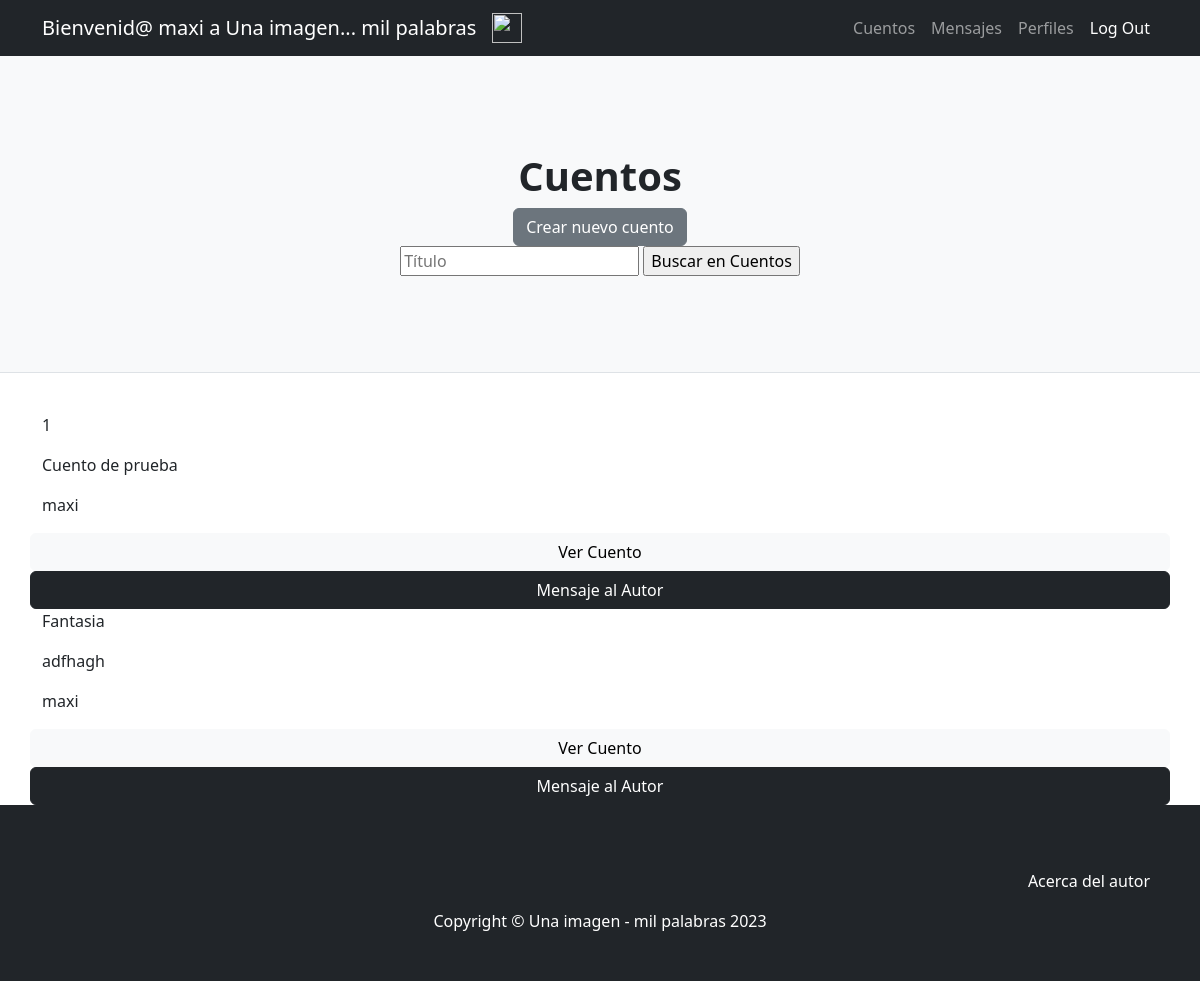
The app's page /AppCuentos/ (signed in), older data.
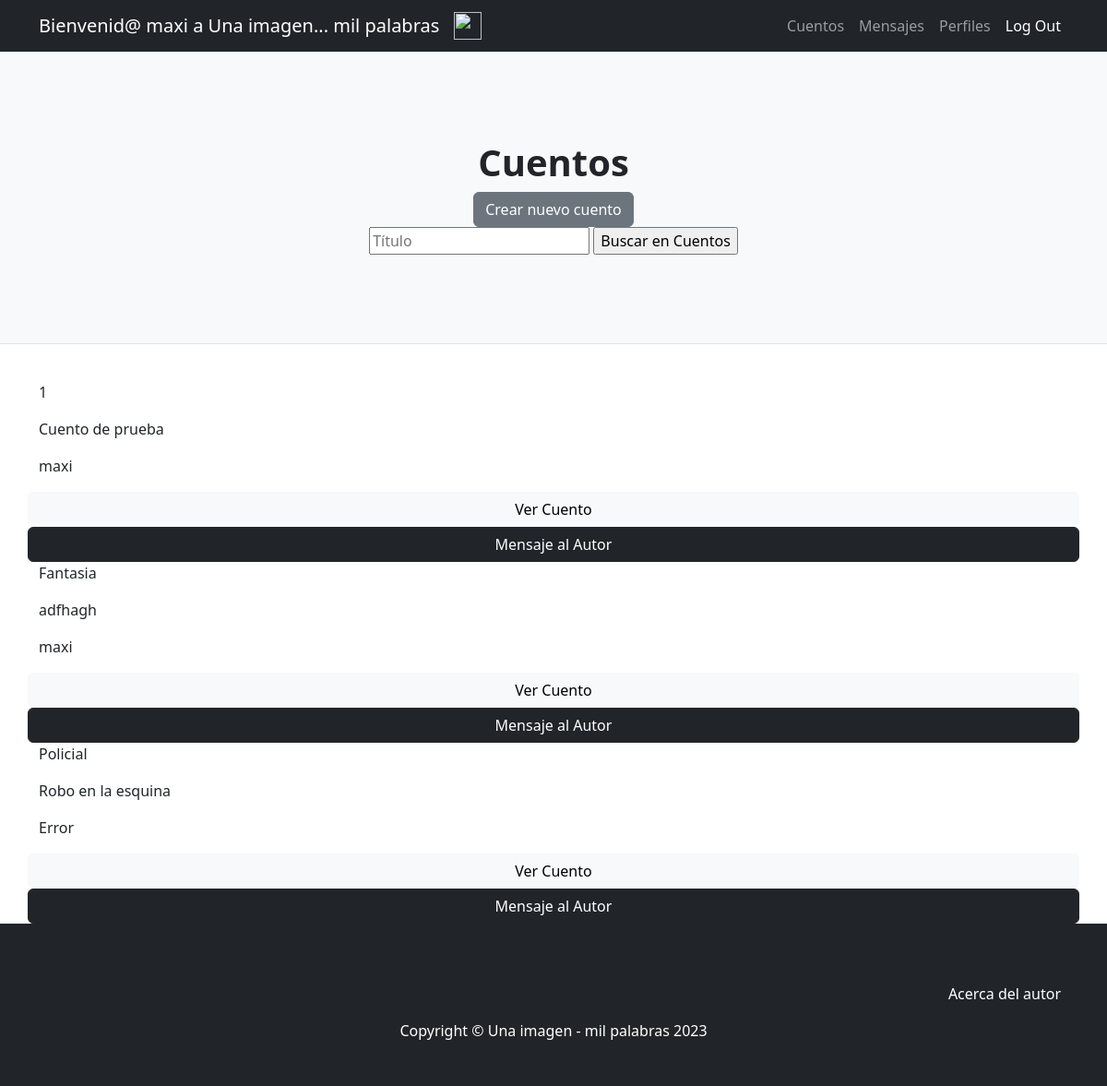
The same page, newer data.
### AppCuentos/models.py (models this page shows, shortened)
class Cuento(models.Model):
    fecha=models.DateField()
    categoria=models.CharField(max_length=20)
    titulo=models.CharField(max_length=50, unique=True)
    subtitulo=models.CharField(max_length=100)
    cuerpo=models.CharField(max_length=100000)
    autor=models.ForeignKey(User, on_delete=models.CASCADE)
    foto=models.ImageField(upload_to="fotos") #Hay que ponerlo en la carpeta media como el de avatars

### AppCuentos/views.py (the view)
# urls.py: path("", inicioCuentos, name="inicioCuentos"),
def inicioCuentos(request):
    cuentos=Cuento.objects.all()
    if len(cuentos)==0:
        mensaje="Aún no hay cuentos cargados... Inspirate y da el primer paso"
    else:
        mensaje=''
    return render(request,"AppCuentos/inicioCuentos.html", {'cuentos':cuentos,'mensaje':mensaje})

### AppCuentos/templates/AppCuentos/inicioCuentos.html (shortened to what this page needs)
{% extends "AppUsuarios/padre.html" %}
{% load static %}
{% block titulo %}
<h1 class="fw-bolder">Cuentos</h1>
<a class="btn btn-secondary" href="{% url 'nuevoCuento' %}">Crear nuevo cuento </a>
<form action="{% url 'buscarCuento' %}" method="GET">
    <input type="text" name="titulo" id="titulo" placeholder="Título">
    <input type="submit" value="Buscar en Cuentos">
</form>
{% endblock %}
{% block cuerpo %}
<body>
    {% for cuento in cuentos %}
    <p>{{ cuento.categoria }}</p>
    <p>{{ cuento.titulo }}</p>
    <p>{{ cuento.autor }}</p>
    <a class="btn btn-light" href="{% url 'verCuento'  cuento.id  %}">Ver Cuento </a>
    <a class="btn btn-dark" href="{% url 'mensajeAlAutor'  cuento.id  %}">Mensaje al Autor </a>
    {% endfor %}
</body>
{% endblock %}

Row changes from the older to the newer data that the page shows:
added Cuento: categoria "Policial", titulo "Robo en la esquina", autor "Error"
